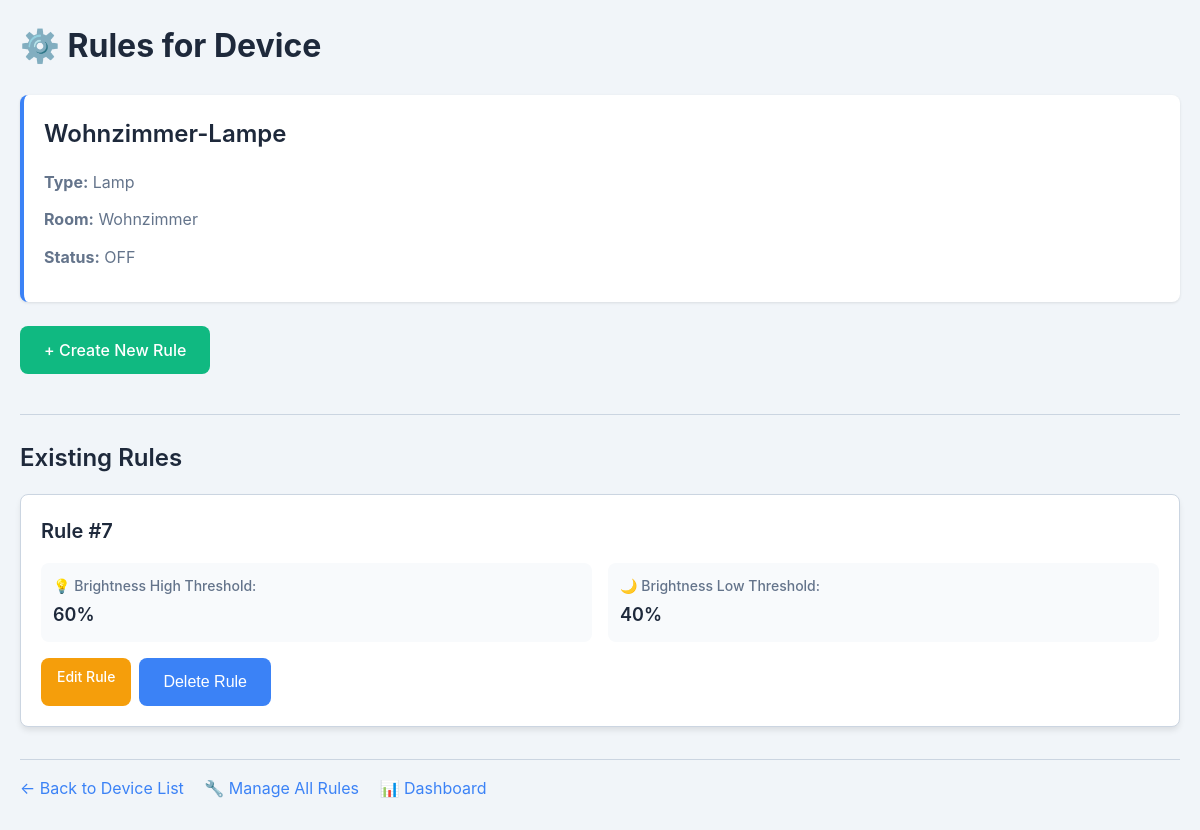
The page /rules/device/4 (signed in) on the database as committed earlier.
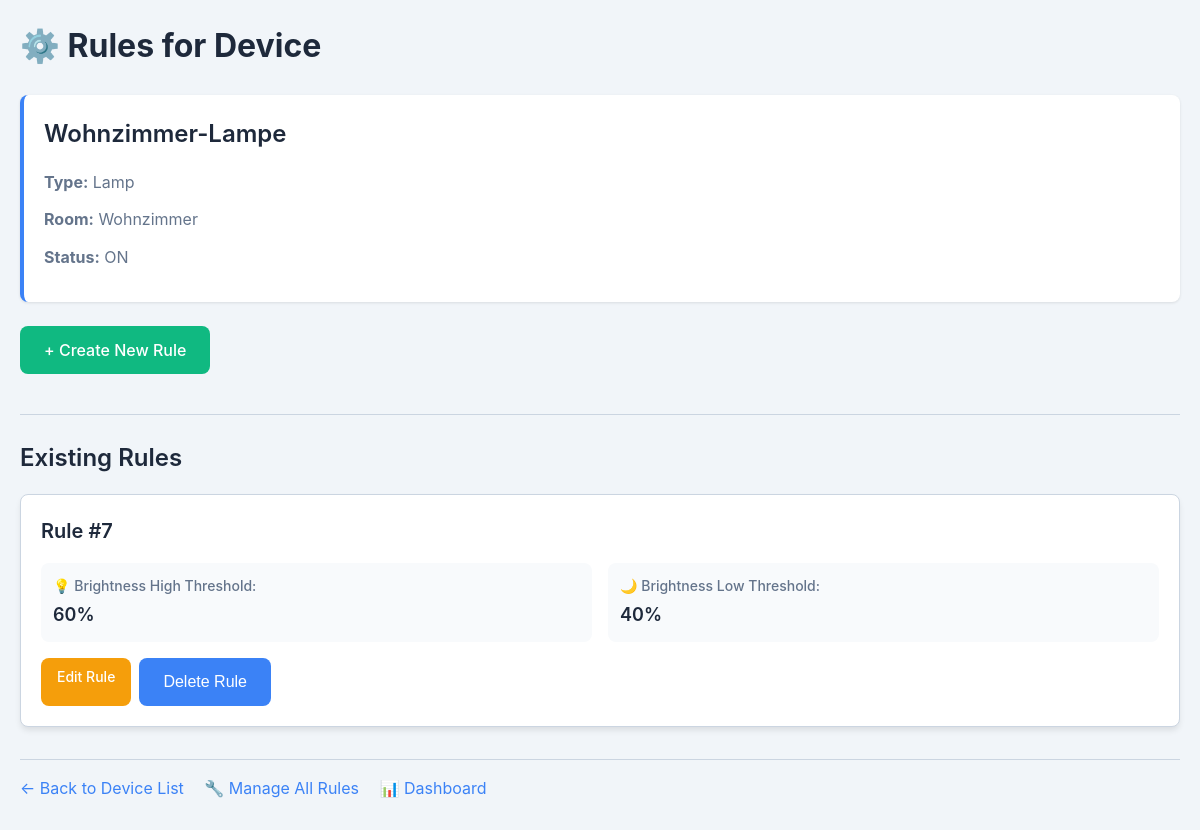
The same page on the database as committed later.
### tables this page shows
CREATE TABLE devices (
    device_id   INTEGER PRIMARY KEY AUTOINCREMENT,
    room_id     INTEGER,
    device_name TEXT    NOT NULL UNIQUE,
    device_type TEXT    NOT NULL,
    device_status      BOOLEAN NOT NULL DEFAULT 0,
    FOREIGN KEY (room_id) REFERENCES rooms(room_id)
);

### rules_api.py (the view)
@router.get("/device/{device_id}", response_class=HTMLResponse)
async def get_rules_device(request: Request, device_id: int):
    print(f"[DEBUG] Route /rules/device/{device_id} wurde aufgerufen")
    current_user = get_current_user(request)
    if not current_user:
        return RedirectResponse("/", status_code=303)
    conn, curs = get_db()
    try:
        curs.execute("""
            SELECT d.*, r.room_name
            FROM devices d
            LEFT JOIN rooms r ON d.room_id = r.room_id
            WHERE d.device_id = ?
        """, (device_id,))
        device = curs.fetchone()
        if not device:
            return HTMLResponse("<h2>Gerät nicht gefunden</h2>")
        if current_user["user_role"] != "admin":
            curs.execute("""
                SELECT COUNT(*) FROM rooms
                WHERE room_id = ? AND (
                    user_id = ? OR
                    room_id IN (SELECT room_id FROM room_users WHERE user_id = ?)
                )
            """, (device["room_id"], current_user["user_id"], current_user["user_id"]))
            if curs.fetchone()[0] == 0:
                return HTMLResponse("<h2>Keine Berechtigung für dieses Gerät</h2>")
        curs.execute("SELECT * FROM rules WHERE device_id = ? ORDER BY rules_id DESC", (device_id,))
        rules = curs.fetchall()
        print(f"[DEBUG] {len(rules)} Regeln für Device {device_id} gefunden")
        return templates.TemplateResponse("rules/device.html", {
            "request": request,
            "rules": rules,
            "device": device,
            "user": current_user
        })
    finally:
        conn.close()

### templates/rules/device.html (shortened to what this page needs)
<!DOCTYPE html>
<html>
<head>
    <link rel="stylesheet" href="/static/style.css">
</head>
<body>
    <h1>⚙️ Rules for Device</h1>
    <div class="device-info">
        <h2>{{ device["device_name"] }}</h2>
        <p><strong>Type:</strong> {{ device["device_type"] }}</p>
        <p><strong>Room:</strong> {{ device["room_name"] }}</p>
        <p><strong>Status:</strong> {{ "ON" if device["device_status"] == 1 else "OFF" }}</p>
    </div>
    <a href="/rules/create/{{ device['device_id'] }}" class="btn btn-create">+ Create New Rule</a>
    <hr>
    <h2>Existing Rules</h2>
    {% if rules %}
        {% for rule in rules %}
        <div class="rule-card">
            <h3>Rule #{{ rule["rules_id"] }}</h3>
            <div class="rule-details">
                {% if device["device_type"] == "Heater" %}
                <div class="rule-detail">
                    <label>🌡️ Temperature High Threshold:</label>
                    <value>{{ rule["temp_treshold_high"] }}°C</value>
                </div>
                <div class="rule-detail">
                    <label>❄️ Temperature Low Threshold:</label>
                    <value>{{ rule["temp_treshold_low"] }}°C</value>
                </div>
                {% elif device["device_type"] == "Lamp" %}
                <div class="rule-detail">
                    <label>💡 Brightness High Threshold:</label>
                    <value>{{ rule["brightness_treshold_high"] }}%</value>
                </div>
                <div class="rule-detail">
                    <label>🌙 Brightness Low Threshold:</label>
                    <value>{{ rule["brightness_treshold_low"] }}%</value>
                </div>
                {% endif %}
            </div>
            <div class="actions">
                <a href="/rules/edit/{{ rule['rules_id'] }}" class="btn btn-edit">Edit Rule</a>
                <form action="/rules/delete/{{ rule['rules_id'] }}" method="post" onsubmit="return confirm('Are you sure you want to delete this rule?');">
                    <button type="submit" class="btn btn-delete">Delete Rule</button>
                </form>
            </div>
        </div>
        {% endfor %}
    {% else %}
    <div class="no-rules">
        <h3>No Rules Yet</h3>
        <p>This device doesn't have any automation rules yet.</p>
        <p>Click "Create New Rule" above to add one!</p>
    </div>
    {% endif %}
    <div class="navigation-links">
        <a href="/devices/list/room?room_id={{ device['room_id'] }}">← Back to Device List</a>
        <a href="/rules/">🔧 Manage All Rules</a>
        <a href="/dashboard">📊 Dashboard</a>
    </div>
</body>
</html>

Rows that differ between the two databases and show on the page:
changed devices "Wohnzimmer-Lampe": device_status "OFF" → "ON"
